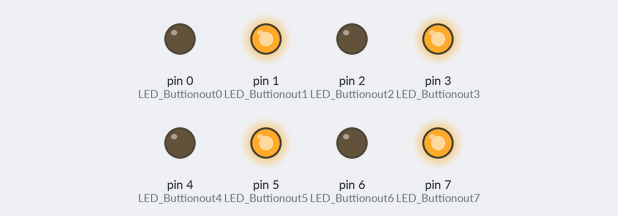
A sketch run on a simulated Arduino Uno, built with avr-gcc and run on an emulated ATmega328P. On the bench: output pins drawn as LEDs (lit = HIGH).

Above: at 0.5 s.
At 3.5 s:
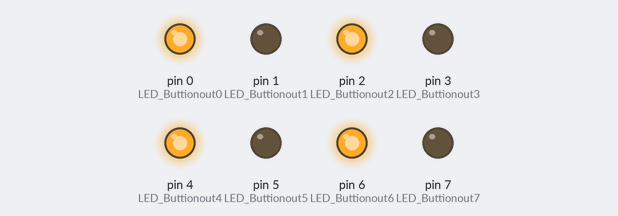
Timing chart, 0 to 4.6 s (numbered marks = the images above):
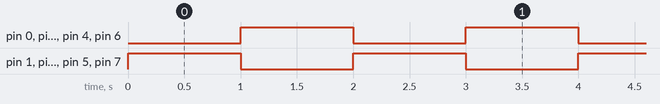

Measured:
- by itself, pin 0 (LED_Buttionout0), pin 1 (LED_Buttionout1), pin 2 (LED_Buttionout2), pin 3 (LED_Buttionout3), pin 4 (LED_Buttionout4), pin 5 (LED_Buttionout5), pin 6 (LED_Buttionout6), pin 7 (LED_Buttionout7): alternates HIGH for 1.0 s and LOW for 1.0 s

The sketch:

LED_control.ino
```cpp
#define LED_Buttionout0 0
#define LED_Buttionout1 1
#define LED_Buttionout2 2
#define LED_Buttionout3 3
#define LED_Buttionout4 4
#define LED_Buttionout5 5
#define LED_Buttionout6 6
#define LED_Buttionout7 7

void setup()
{
  pinMode(LED_Buttionout0,OUTPUT);
  pinMode(LED_Buttionout1,OUTPUT);
  pinMode(LED_Buttionout2,OUTPUT);
  pinMode(LED_Buttionout3,OUTPUT);
  pinMode(LED_Buttionout4,OUTPUT);
  pinMode(LED_Buttionout5,OUTPUT);
  pinMode(LED_Buttionout6,OUTPUT);
  pinMode(LED_Buttionout7,OUTPUT);

}


void loop(){
   digitalWrite(LED_Buttionout0,LOW);
   digitalWrite(LED_Buttionout1,HIGH);
   digitalWrite(LED_Buttionout2,LOW);
   digitalWrite(LED_Buttionout3,HIGH);
   digitalWrite(LED_Buttionout4,LOW);
   digitalWrite(LED_Buttionout5,HIGH);
   digitalWrite(LED_Buttionout6,LOW);
   digitalWrite(LED_Buttionout7,HIGH);

   delay(1000);
   digitalWrite(LED_Buttionout0,HIGH);
   digitalWrite(LED_Buttionout1,LOW);
   digitalWrite(LED_Buttionout2,HIGH);
   digitalWrite(LED_Buttionout3,LOW);
   digitalWrite(LED_Buttionout4,HIGH);
   digitalWrite(LED_Buttionout5,LOW);
   digitalWrite(LED_Buttionout6,HIGH);
   digitalWrite(LED_Buttionout7,LOW);
    delay(1000);

}
```
